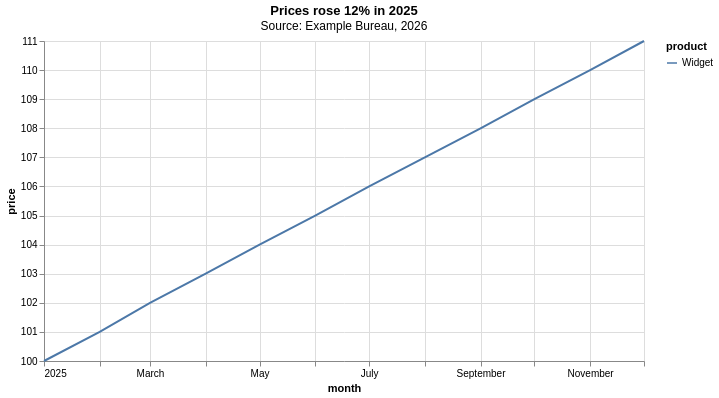

Describe this chart as a Vega-Lite specification.
### Vega-Lite specification from a JSON file in a GitHub repository (floating-point values rounded to 4 significant figures)
{"$schema": "https://vega.github.io/schema/vega-lite/v6.json", "title": {"text": "Prices rose 12% in 2025", "subtitle": "Source: Example Bureau, 2026"}, "width": 600, "height": 320, "data": {"values": [{"month": "2025-01-01", "price": 100, "product": "Widget"}, {"month": "2025-02-01", "price": 101, "product": "Widget"}, {"month": "2025-03-01", "price": 102, "product": "Widget"}, {"month": "2025-04-01", "price": 103, "product": "Widget"}, {"month": "2025-05-01", "price": 104, "product": "Widget"}, {"month": "2025-06-01", "price": 105, "product": "Widget"}, {"month": "2025-07-01", "price": 106, "product": "Widget"}, {"month": "2025-08-01", "price": 107, "product": "Widget"}, {"month": "2025-09-01", "price": 108, "product": "Widget"}, {"month": "2025-10-01", "price": 109, "product": "Widget"}, {"month": "2025-11-01", "price": 110, "product": "Widget"}, {"month": "2025-12-01", "price": 111, "product": "Widget"}]}, "mark": "line", "encoding": {"x": {"field": "month", "type": "temporal", "axis": {"labelAngle": 0}}, "y": {"field": "price", "type": "quantitative", "scale": {"zero": false}}, "color": {"field": "product", "type": "nominal"}}}
